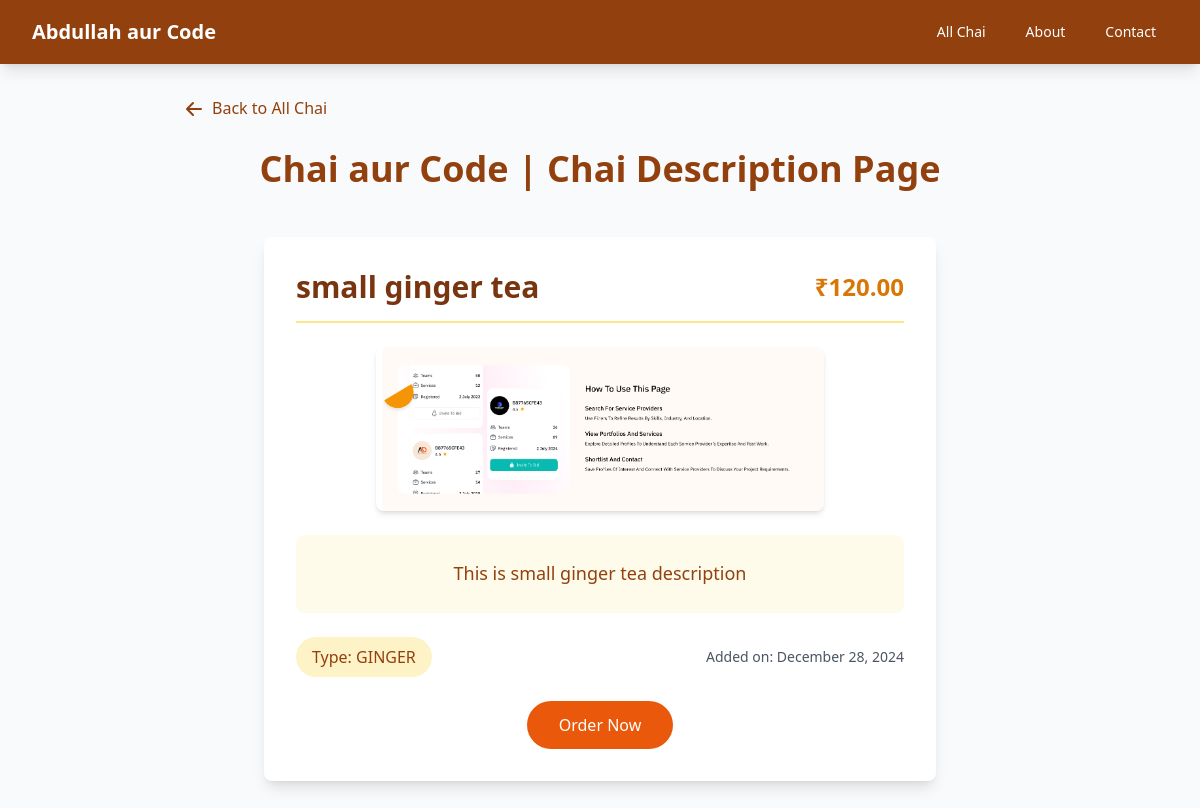
Page /chai/1/ on the committed database.
### chai/models.py (models this page shows, shortened)
class ChaiVarity(models.Model):
    CHAI_TYPE_CHOICE = [
        ("ML", "MASALA"),
        ("GR", "GINGER"),
        ("KI", "KIWI"),
        ("PL", "PLAIN"),
        ("EL", "ELAICHI"),
    ]
    name = models.CharField(max_length=50)
    image = models.ImageField(upload_to="chais/")
    date_added = models.DateTimeField(default=timezone.now)
    type = models.CharField(max_length=2, choices=CHAI_TYPE_CHOICE)
    description = models.TextField(default="")
    price = models.DecimalField(max_digits=6, decimal_places=2, default=0.00)

### chai/views.py (the view)
# urls.py: path("<int:chai_id>/", views.chai_detail, name="chai_detail"),
def chai_detail(request, chai_id):
    chai = get_object_or_404(ChaiVarity, pk=chai_id)
    return render(request, "chai/chai_detail.html", {"chai": chai})

### chai/templates/chai/chai_detail.html (shortened to what this page needs)
{% extends "layout.html" %}
{% block content %}
<div class="container mx-auto px-4 py-8">
    <div class="mb-6 ml-20">
        <a href="{% url 'all_chai' %}" class="inline-flex items-center text-amber-800 hover:text-amber-900 transition-all duration-300 group">
            <span class="border-b-2 border-transparent hover:border-amber-800 transition-all duration-300">Back to All Chai</span>
        </a>
    </div>
    <h1 class="text-4xl font-bold text-center text-amber-800 mb-12">
        Chai aur Code | Chai Description Page
    </h1>
    <div class="max-w-2xl mx-auto bg-white rounded-lg shadow-lg p-8">
        <div class="space-y-6">
            <div class="flex justify-between items-center border-b-2 border-amber-200 pb-4">
                <h3 class="text-3xl font-semibold text-amber-900">
                    {{chai.name}}
                </h3>
                <span class="text-2xl font-bold text-amber-600">₹{{chai.price}}</span>
            </div>
            <div class="flex justify-center mb-8">
                <img src="{{chai.image.url}}" alt="{{chai.name}}" class="rounded-lg shadow-md w-full max-w-md object-cover">
            </div>
            <div class="bg-amber-50 rounded-lg p-6">
                <h5 class="text-lg text-amber-800 leading-relaxed text-center">
                    {{chai.description}}
                </h5>
            </div>
            <div class="flex justify-between items-center mt-6">
                <span class="inline-flex items-center px-4 py-2 bg-amber-100 text-amber-800 rounded-full font-medium">
                    Type: {% for type_code, type_name in chai.CHAI_TYPE_CHOICE %}
                            {% if type_code == chai.type %}
                                {{type_name}}
                            {% endif %}
                          {% endfor %}
                </span>
                <span class="text-sm text-gray-600">
                    Added on: {{chai.date_added|date:"F d, Y"}}
                </span>
            </div>
            <div class="mt-8 flex justify-center">
                <button class="bg-orange-600 text-white px-8 py-3 rounded-full hover:bg-orange-700 transition-colors font-medium">
                    Order Now
                </button>
            </div>
        </div>
    </div>
</div>
{% endblock %}

### static/style.css (style rules this page uses)
body { background-color: black; color: white; }
h1 { text-align: center; font-size: 2em; }

### rows in the picture
ChaiVarity: name "small ginger tea", price "120.00", image (picture), description "This is small ginger tea description", date_added "December 28, 2024"

### other values in the picture
{{ type_name }} "GINGER"
